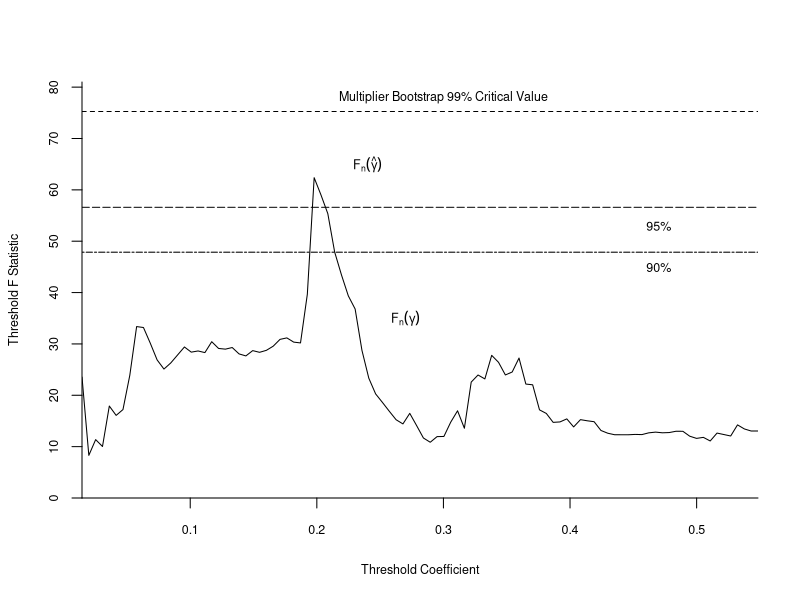
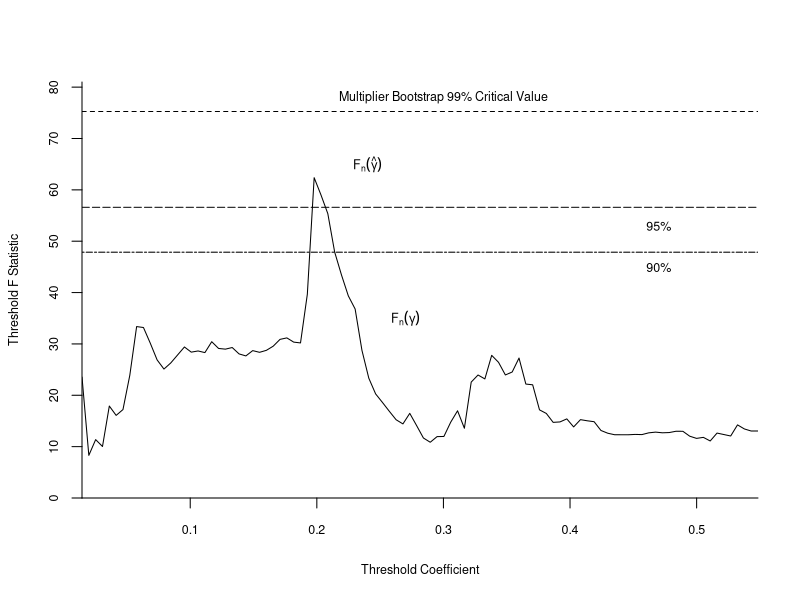

The R source for these figures, in order:
#####################################
### Creates figure 23.4
#####################################
### This file imports the file "figure23_4.txt"
#####################################


dat <- read.table("figure23_4.txt")
qq <- dat[,1]
Fs <- dat[,2]
qL <- min(qq)
qU <- max(qq)
Cboot <- as.matrix(read.table("figure23_4_1.txt"))
qvc90 <- quantile(Cboot,.90)
qvc95 <- quantile(Cboot,.95)
qvc99 <- quantile(Cboot,.99)


pdf("HANSEN23-4.pdf",family="Helvetica",colormodel='cmyk',width=4.5,height=4.5)
plot(qq,Fs,type="l",lty=1,xaxs="i",yaxs="i",ylab="Threshold F Statistic",xlab="Threshold Coefficient",ylim=c(0,81),xlim=c(qL,qU),bty="n",xaxt="n",yaxt="n",bty="n",cex.lab=.75)
axis(1,seq(0,.6,.1),cex.axis=.75)
axis(2,seq(0,100,10),cex.axis=.75)
abline(h=qvc99,lty=2)
abline(h=qvc95,lty=5)
abline(h=qvc90,lty=6)
text(.3,78,"Multiplier Bootstrap 99% Critical Value",cex=.75)
text(.47,53,"95%",cex=.75)
text(.47,45,"90%",cex=.75)
text(.27,35,expression(paste(F[n],(gamma))),cex=.75)
text(.24,65,expression(paste(F[n],(hat(gamma)))),cex=.75)
dev.off()

postscript("HANSEN23-4.eps",paper="special",width=4.5,height=4.5,horizontal=FALSE,onefile=FALSE,family="Helvetica",colormodel='cmyk')
plot(qq,Fs,type="l",lty=1,xaxs="i",yaxs="i",ylab="Threshold F Statistic",xlab="Threshold Coefficient",ylim=c(0,81),xlim=c(qL,qU),bty="n",xaxt="n",yaxt="n",bty="n",cex.lab=.75)
axis(1,seq(0,.6,.1),cex.axis=.75)
axis(2,seq(0,100,10),cex.axis=.75)
abline(h=qvc99,lty=2)
abline(h=qvc95,lty=5)
abline(h=qvc90,lty=6)
text(.3,78,"Multiplier Bootstrap 99% Critical Value",cex=.75)
text(.47,53,"95%",cex=.75)
text(.47,45,"90%",cex=.75)
text(.27,35,expression(paste(F[n],(gamma))),cex=.75)
text(.24,65,expression(paste(F[n],(hat(gamma)))),cex=.75)
dev.off()
